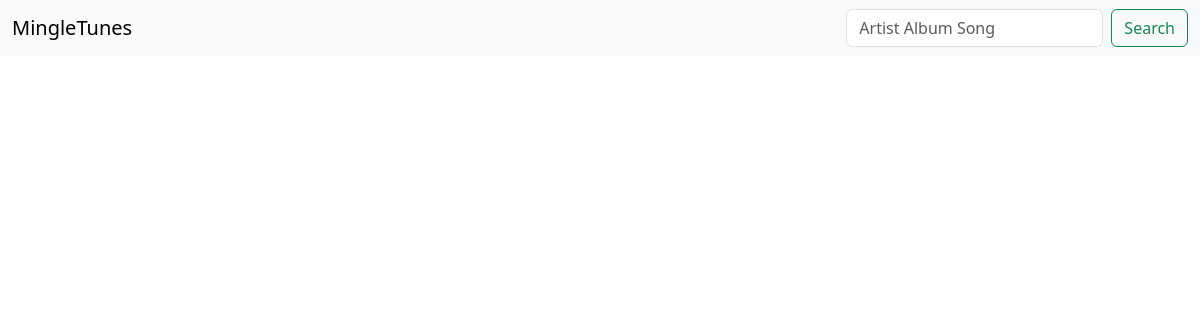
The app's page /, older data.
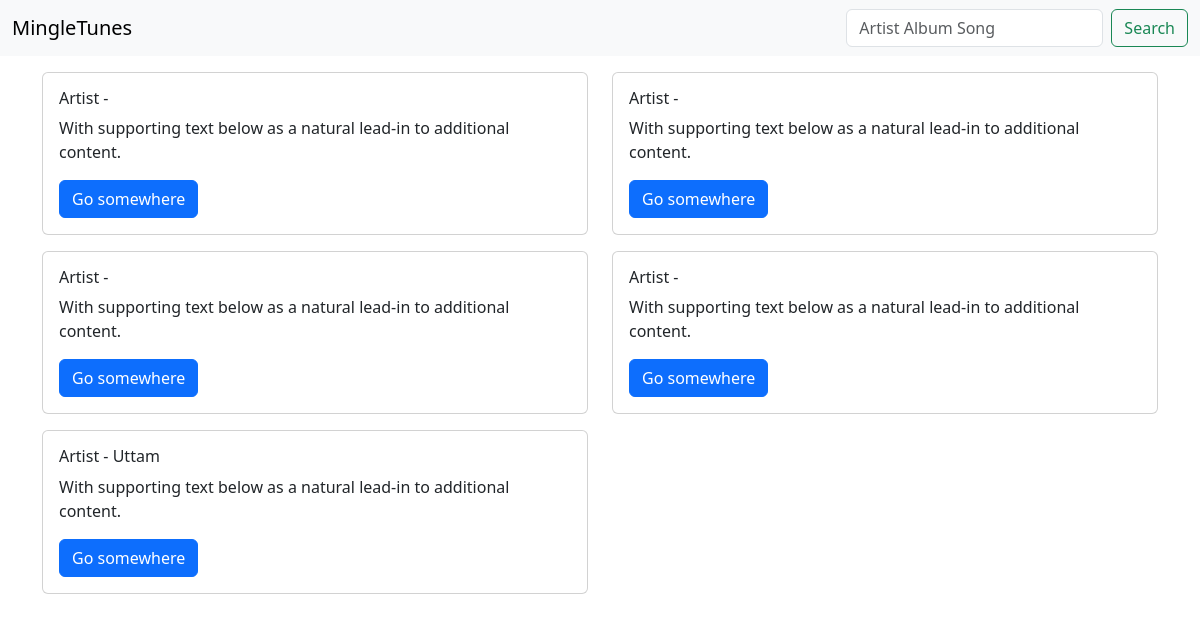
The same page, newer data.
### SongConnect/models.py (models this page shows, shortened)
class PlaylistSong(models.Model):
    id = models.AutoField(primary_key=True)
    playlist = models.ForeignKey(playlist, on_delete=models.CASCADE)
    song = models.ForeignKey(song, on_delete=models.CASCADE)

class playlist(models.Model):
    id = models.AutoField(primary_key=True)
    user = models.ForeignKey(User, on_delete=models.CASCADE)
    name = models.CharField(max_length=255)
    rules = models.TextField(blank=True, null=True)
    created_at = models.DateTimeField(auto_now_add=True)
    updated_at = models.DateTimeField(auto_now=True)

class interaction(models.Model):
    id = models.BigAutoField(primary_key=True)
    user = models.ForeignKey(User, on_delete=models.CASCADE)
    song = models.ForeignKey(song, on_delete=models.CASCADE)
    liked = models.BooleanField()
    play_count = models.IntegerField()
    created_at = models.DateTimeField()
    updated_at = models.DateTimeField()

class song(models.Model):
    id = models.CharField(max_length=36, primary_key=True)
    album = models.ForeignKey(album, on_delete=models.CASCADE)
    artist = models.ForeignKey(artist, on_delete=models.CASCADE)
    title = models.CharField(max_length=255)
    length = models.FloatField()
    disc = models.IntegerField()
    lyrics = models.TextField()
    path = models.TextField()
    mtime = models.IntegerField()
    created_at = models.DateTimeField(auto_now_add=True)
    updated_at = models.DateTimeField(auto_now=True)

class artist(models.Model):
    id = models.AutoField(primary_key=True)
    name = models.CharField(max_length=255)
    image = models.CharField(max_length=255)
    created_at = models.DateTimeField(auto_now_add=True)
    updated_at = models.DateTimeField(auto_now=True)

### SongConnect/views.py (the view)
# urls.py: path('', views.index, name="index"),
def index(request):
    playlist_songs = PlaylistSong.objects.all()
    playlists = playlist.objects.all().order_by('-created_at')
    interactions = interaction.objects.all().order_by('-created_at')
    songs = song.objects.all().order_by('-updated_at')
    allSongs = list(playlist_songs) + list(playlists) + list(interactions) + list(songs)
    return render(request, template_name="mingletunes/index.html", context={"allSongs": allSongs})

### SongConnect/templates/mingletunes/index.html
{% extends 'mingletunes/base.html' %}
{% block content %}
      <div class="container mt-3">
        <div class="row">
            {% for songss in allSongs %}
                <div class="col-sm-6">
                    <div class="card mb-3">
                        <div class="card-body">
                            <h6 class="card-title">Artist - {{ songss.artist.name }}</h6>
                            <p class="card-text">With supporting text below as a natural lead-in to additional content.</p>
                            <a href="#" class="btn btn-primary">Go somewhere</a>
                        </div>
                    </div>
                </div>
                {% if forloop.counter|divisibleby:2 %}
                    </div><div class="row">
                {% endif %}
            {% endfor %}
        </div>
    </div>
{% endblock content %}

Row changes from the older to the newer data that the page shows:
added song: artist.name "Uttam"
